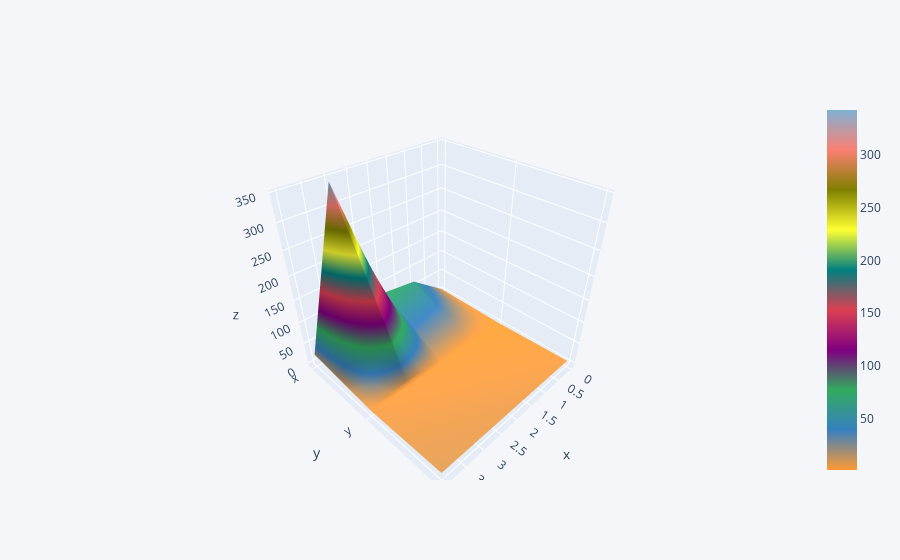

The cell this chart's notebook holds for it:
### Code cell
dfs.iplot(kind='surface')

### Figure 1 — Plotly figure (JSON) as saved in the notebook; plotly's stock layout.template omitted (floating-point values rounded to 4 significant figures)
{"data": [{"colorscale": [[0, "rgb(255, 153, 51)"], [0.1111, "rgb(55, 128, 191)"], [0.2222, "rgb(50, 171, 96)"], [0.3333, "rgb(128, 0, 128)"], [0.4444, "rgb(219, 64, 82)"], [0.5556, "rgb(0, 128, 128)"], [0.6667, "rgb(255, 255, 51)"], [0.7778, "rgb(128, 128, 0)"], [0.8889, "rgb(251, 128, 114)"], [1, "rgb(128, 177, 211)"]], "type": "surface", "x": [0, 1, 2, 3, 4], "y": ["x", "y", "z"], "z": [[4, 66, 78, 343, 21], [1, 2, 3, 4, 5], [5, 6, 7, 8, 9]]}], "layout": {"legend": {"bgcolor": "#F5F6F9", "font": {"color": "#4D5663"}}, "paper_bgcolor": "#F5F6F9", "plot_bgcolor": "#F5F6F9", "title": {"font": {"color": "#4D5663"}}, "xaxis": {"gridcolor": "#E1E5ED", "showgrid": true, "tickfont": {"color": "#4D5663"}, "title": {"font": {"color": "#4D5663"}, "text": ""}, "zerolinecolor": "#E1E5ED"}, "yaxis": {"gridcolor": "#E1E5ED", "showgrid": true, "tickfont": {"color": "#4D5663"}, "title": {"font": {"color": "#4D5663"}, "text": ""}, "zerolinecolor": "#E1E5ED"}}}
